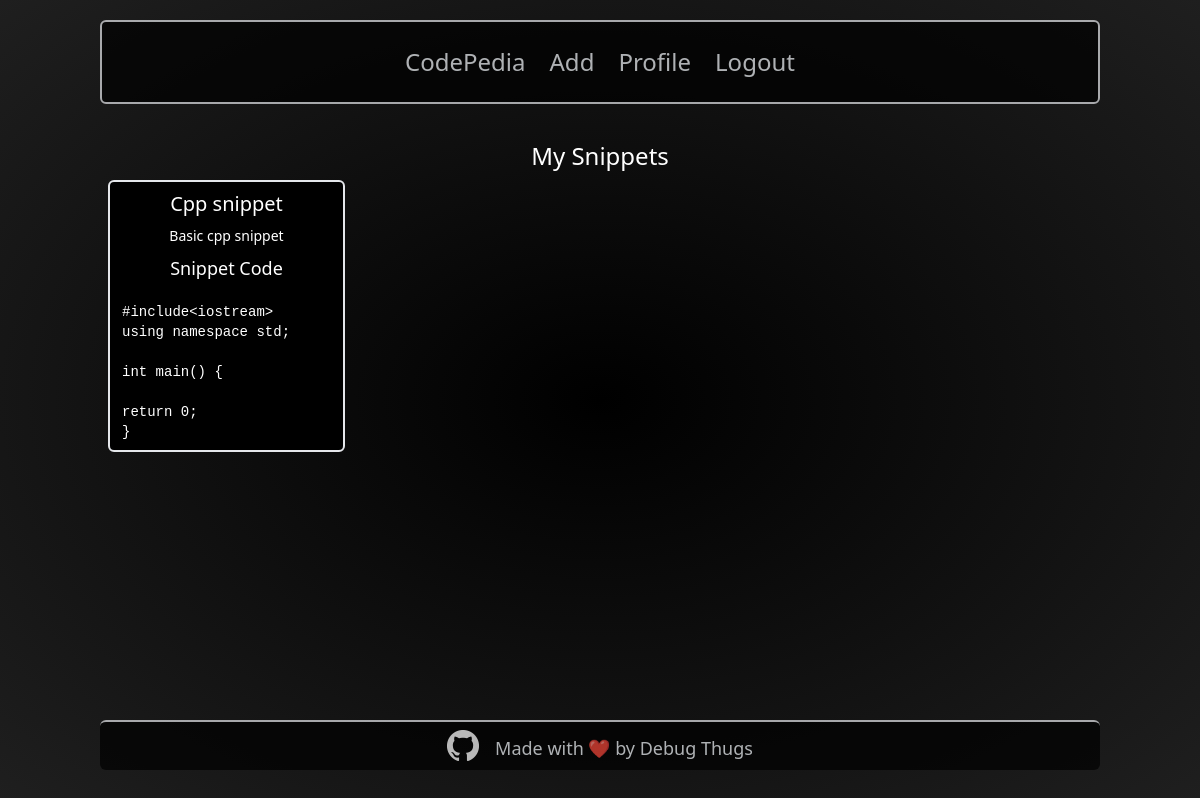
Page /profile (signed in) on the earlier database version.
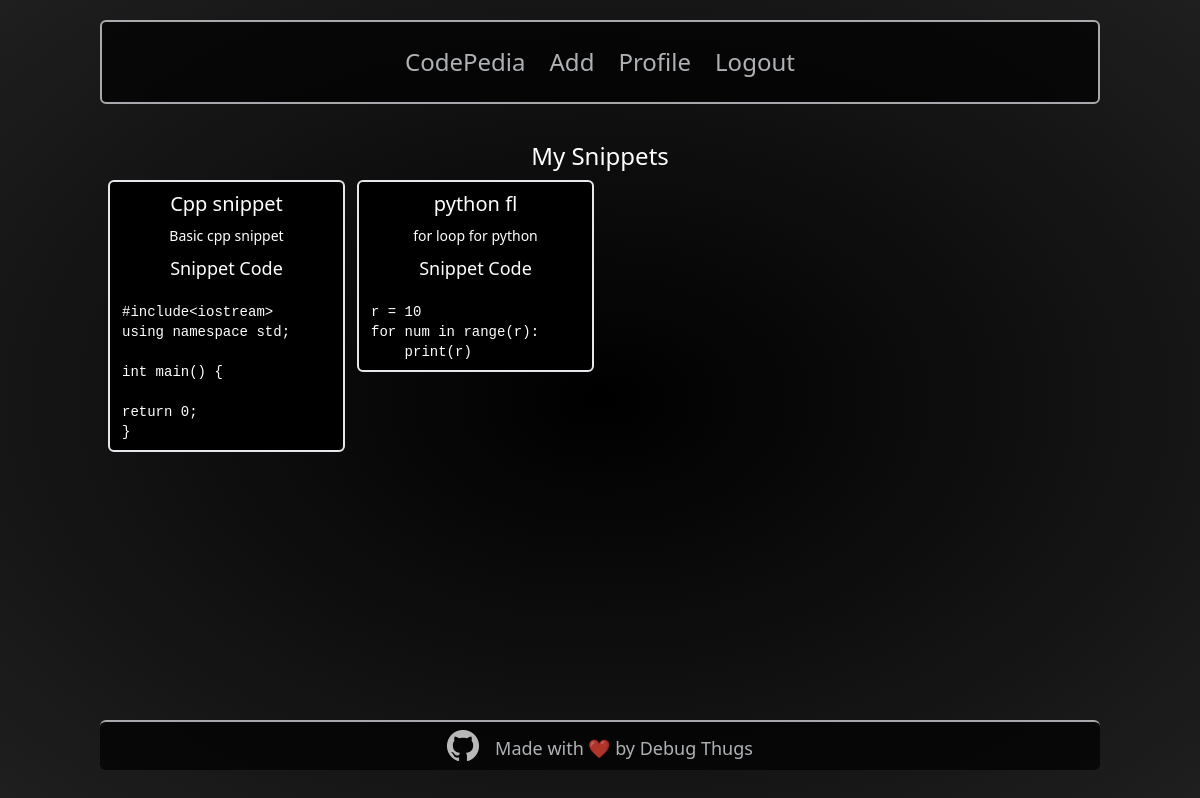
Same page on the later database version.
### app/models.py (models this page shows, shortened)
class Snippet(models.Model):
    user = models.ForeignKey(User, on_delete=models.CASCADE)
    title = models.CharField(max_length=200, default="")
    description = models.TextField(blank=True)
    snippet = models.TextField(blank=True)
    snippet_language = models.CharField(max_length=20, blank=True)
    slug = models.SlugField(blank=True)
    snippet_body = models.CharField(max_length=50000, blank=True)
    time = models.DateField(auto_now_add=True)

### app/views.py (the view)
# urls.py: path('profile', profile, name="profile"),
@login_required
def profile(request):
    user = request.user
    snippets = Snippet.objects.filter(user=request.user)
    context = {
        'user':user,
        'snippets':snippets,
    }
    return render(request, 'app/pages/profile.html', context)

### templates/app/pages/profile.html
{% extends 'app/bighome.html' %}
{% block internal %}
<div class="mx-auto w-10/12 p-2">
    <p class="text-center text-white text-2xl font-normal my-2">My Snippets</p>
    <div class="grid grid-cols-8 gap-3" style="min-height: 65vh;">
        {% for s in snippets %}
        <div class="col-span-2 bg-black border-2 text-white h-fit rounded-md">
            <p class="text-center text-white text-xl font-light my-2">{{s.title}}</p>
            <p class="text-center text-white text-sm font-light my-2">{{s.description}}</p>
            <p class="text-center text-white text-lg font-light my-2">Snippet Code</p>
            <pre class="text-white ml-3 mt-5 mb-2 text-sm font-light">{{s.snippet}}</pre>
        </div>
        {% endfor %}
    </div>
</div>
{% endblock %}

### templates/app/bighome.html
{% extends 'theme/base.html' %}
{% block content %}
<div class="flex flex-col h-screen">
    <div class="">
        {% include 'app/navbar.html' %}
    </div>
    <div class="">
        {% block internal %}
        {% endblock %}
    </div>
    <div class="">
        {% include 'app/footer.html' %}
    </div>
</div>
{% endblock %}

### templates/theme/base.html (shortened to what this page needs)
{% load static tailwind_tags %}
{% load static %}
<!DOCTYPE html>
<html lang="en">
<head>
	{% tailwind_css %}
</head>
<body class="bg-gray-100 font-sans leading-normal tracking-normal">
	{% include 'app/background.html' %}
	{% block content %}
	{% endblock %}
</body>
</html>

### templates/app/background.html (shortened to what this page needs)
{% load static %}
<link rel="stylesheet" href="{% static 'css/background.css' %}">

### templates/app/navbar.html (shortened to what this page needs)
{% load static tailwind_tags %}
<head>
    {% tailwind_css %}
</head>
<nav class="">
    <div class="bg-black text-slate-100 opacity-70 flex my-5 p-3 rounded-md justify-center w-10/12 mx-auto border-2">
        <div id="icon" class="m-2 p-1">
            <a href="{% url 'home' %}">
                <p class="text-2xl hover:font-medium">CodePedia</p>
            </a>
        </div>
        <div id="add-snippet" class="m-2 p-1">
            <a href="{% url 'add' %}">
                <p class="text-2xl hover:font-medium">Add</p>
            </a>
        </div>
        {% if request.user.is_authenticated %}
        <div id="signup" class="m-2 p-1">
            <a href="{% url 'profile' %}">
                <p class="text-2xl hover:font-medium">Profile</p>
            </a>
        </div>
        <div id="signup" class="m-2 p-1">
            <a href="{% url 'logout' %}">
                <p class="text-2xl hover:font-medium">Logout</p>
            </a>
        </div>
        {% endif %}
    </div>
</nav>

### templates/app/footer.html
{% load static tailwind_tags %}
{% load static %}
<head>
    {% tailwind_css %}
</head>
<footer class="mt-auto">
    <div
        class="bg-black text-slate-100 opacity-70 flex m-3 p-2 rounded-md justify-center w-10/12 mx-auto border-t-2 align-middle">
        <div id="github">
            <a href="http://github.com/mayankt18" target="__blank">
                <img src="{% static 'images/github-light.png' %}" alt="github"></a>
        </div>
        <div id="copyright" class="text-lg ml-4 mt-1">
            Made with ❤️ by Debug Thugs
        </div>
    </div>
</footer>

### theme/static/css/background.css (style rules this page uses)
body { margin: 0; height: 100vh; font-weight: 100; background: radial-gradient(#000000, #1f1f1f); -webkit-overflow-y: hidden; -moz-overflow-y: hidden; -o-overflow-y: hidden; overflow-y: hidden; -webkit-animation: fadeIn 1 1s ease-out; -moz-animation: fadeIn 1 1s ease-out; -o-animation: fadeIn 1 1s ease-out; animation: fadeIn 1 1s ease-out; }

Differences in the rows shown:
added Snippet: title "python fl", description "for loop for python", snippet "r = 10 for num in range(r): print(r)"
